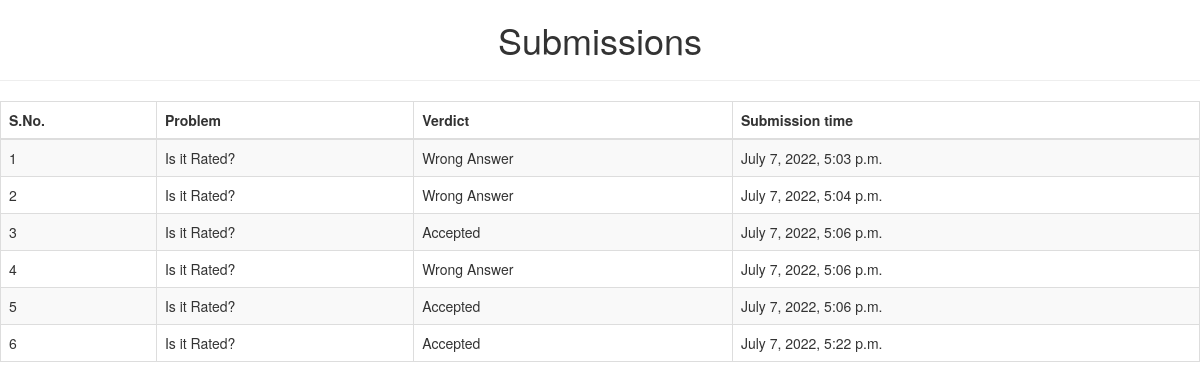
The app's page /oj/submissions, older data.
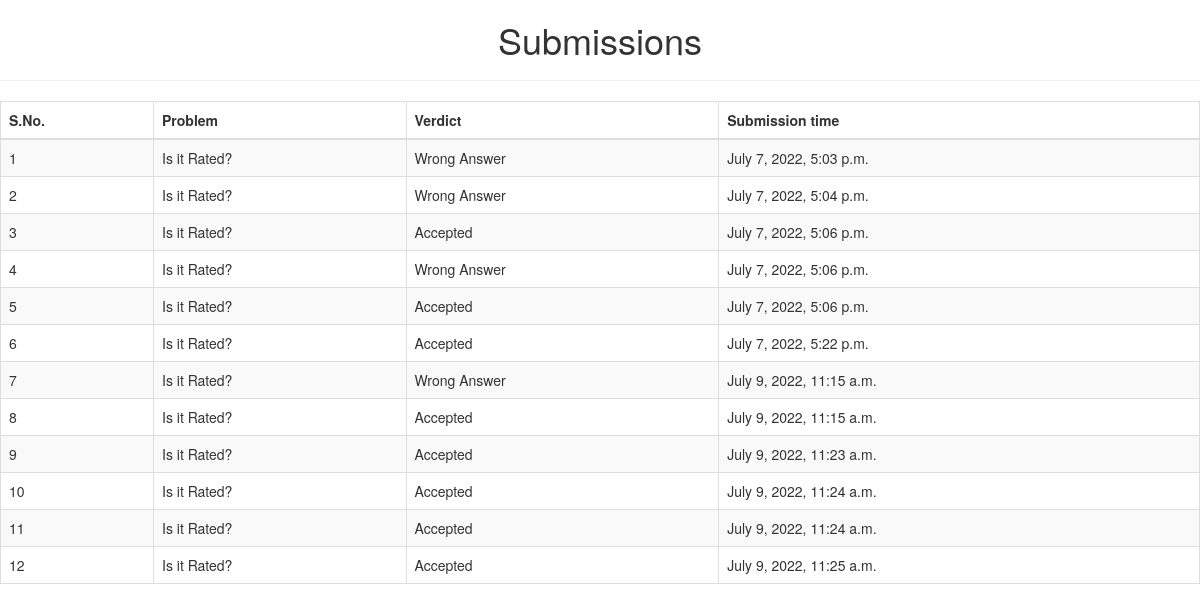
The same page, newer data.
### oj/models.py (models this page shows, shortened)
class Solutions(models.Model):
    problem = models.ForeignKey(Problems, on_delete=models.CASCADE)
    verdict = models.CharField(max_length=10)
    submitted_at = models.DateTimeField('attempt date')
    submitted_code = models.CharField(max_length=255)

class Problems(models.Model):
    statement = models.CharField(max_length=255)
    name = models.CharField(max_length=100)
    code = models.CharField(max_length=50)
    def __str__(self) -> str:
        return self.name

### oj/views.py (the view)
# urls.py: path('submissions', views.submissions, name="submissions"),
def submissions(request):
    submission = Solutions.objects.all()
    context = {'submission': submission}
    return render(request, 'oj/submissions.html', context)

### oj/templates/oj/submissions.html (shortened to what this page needs)
<!DOCTYPE html>
<html lang="en">
<head>
  <link rel="stylesheet" href="https://maxcdn.bootstrapcdn.com/bootstrap/3.4.1/css/bootstrap.min.css">
</head>
<body>
    <h1 align="center"> Submissions </h1>
    <hr></hr>
    {% if submission %}
        <table class="table table-striped table-bordered">
            <thead>
            <tr>
                <th scope="col">S.No.</th>
                <th scope="col">Problem</th>
                <th scope="col">Verdict</th>
                <th scope="col">Submission time</th>
            </tr>
            </thead>
            <tbody>
                {% for item in submission %}
                    <tr>
                        <td>{{forloop.counter}}</td>
                        <td>{{ item.problem }}</td>
                        <td>{{ item.verdict }}</td>
                        <td>{{ item.submitted_at }}</td>
                    </tr>
                {% endfor %}
            </tbody>
        </table>
    {% else %}
        <p>No submissions are done.</p>
    {% endif %}
</body>

Row changes from the older to the newer data that the page shows:
added Solutions: problem "Is it Rated?", verdict "Wrong Answer", submitted_at "July 9, 2022, 11:15 a.m."
added Solutions: problem "Is it Rated?", verdict "Accepted", submitted_at "July 9, 2022, 11:15 a.m."
added Solutions: problem "Is it Rated?", verdict "Accepted", submitted_at "July 9, 2022, 11:23 a.m."
added Solutions: problem "Is it Rated?", verdict "Accepted", submitted_at "July 9, 2022, 11:24 a.m."
added Solutions: problem "Is it Rated?", verdict "Accepted", submitted_at "July 9, 2022, 11:24 a.m."
added Solutions: problem "Is it Rated?", verdict "Accepted", submitted_at "July 9, 2022, 11:25 a.m."
